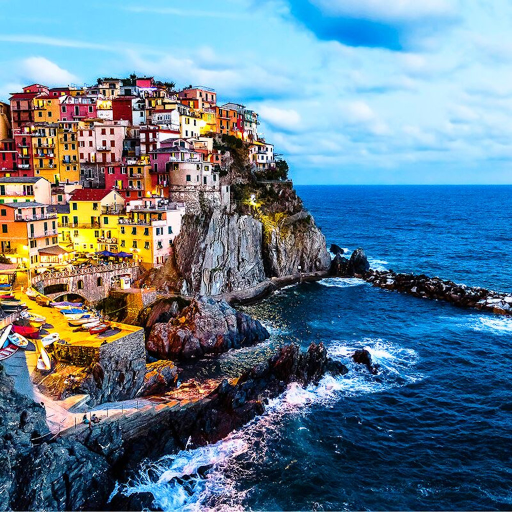
#> input picture Assignments/3/ColorPhotos/Sea.jpeg, 1024 x 1024 px (shown at 1/2 size)
$ python displayWLT.py ../ColorPhotos/Sea.jpeg
#> lines starting #> are read from the running program, lines starting #| are printed output that depends on the picture
### Assignments/3/code/HaarWaveletDenoise.py
import sys
import numpy as np
import matplotlib.pyplot as plt
import cv2


'''
  All Images are of power of 2
'''

def splitM(X):
  upper_half = np.hsplit(np.vsplit(X, 2)[0], 2)
  lower_half = np.hsplit(np.vsplit(X, 2)[1], 2)
  upper_left = upper_half[0]
  upper_right = upper_half[1]
  lower_left = lower_half[0]
  lower_right = lower_half[1]
  return([upper_left,upper_right,lower_left,lower_right])

def recombine(c11,c12,c21,c22):
  C = np.vstack([np.hstack([c11, c12]), np.hstack([c21, c22])])
  return(C)

def horizontal(X):
  hozHar = np.copy(X)
  size = int(X.shape[1]/2)
  for i in range(size):
    hozHar[:,i] = (X[:,2*i] + X[:,2*i + 1])/(2**0.5)
    hozHar[:,size + i] = (X[:,2*i] - X[:,2*i + 1])/(2**0.5)
  return(hozHar)

def vertical(X):
  vertHar = np.copy(X)
  size = int(X.shape[0]/2)
  for i in range(size):
    vertHar[i] = (X[2*i] + X[2*i + 1])/(2**0.5)
    vertHar[size + i] = (X[2*i] - X[2*i + 1])/(2**0.5)
  return(vertHar)

def HaarTransform(X):
  '''
    returns a  list of wavelet transform components
  '''
  VTransf = vertical(X)
  haartransf = horizontal(VTransf)
  return(splitM(haartransf))


# [30 lines left out: functions ihoztransform, ivertransform, inverseHaartransform, not called in this run]


def recTransform(X,level):
  size = min(X.shape[1],X.shape[0])
  if(size == 1 or level == 0):
    return(X)
  l = HaarTransform(X)
  return(recombine(recTransform(l[0],level-1) ,l[1],l[2],l[3]))


# [6 lines left out: function recInversetransform, not called in this run]


def scaleMat(X):
  maxE = np.amax(X)
  minE = np.amin(X)
  if (maxE - minE == 0):
    return(X/255.0) #just a choice
  return((X - minE)/(maxE - minE))


def displayable(X,level):
  size = min(X.shape[1],X.shape[0])
  if(size == 1 or level == 0):
    return(scaleMat(X))
  l = splitM(X)
  for i in range(1,4):
    l[i] = scaleMat(l[i])
  return(recombine(displayable(l[0],level-1),l[1],l[2],l[3]))


def visualise(X,level):
  Y = displayable(X,level)
  cv2.imshow('visualise Haar',Y)
  cv2.waitKey(0)
  cv2.destroyAllWindows()


def SNR(org,img):
  snr = 10*np.log10(np.amax(img**2,axis = None)/np.mean((org-img)**2,axis = None))
  return(snr)

# [33 lines of commented-out code are left out]

### Assignments/3/code/displayWLT.py
from HaarWaveletDenoise import *


img = cv2.imread(sys.argv[1],cv2.IMREAD_GRAYSCALE)
#> img: shape (1024, 1024); min 0, max 255, mean 118.7
img = img/255.0
trans =  recTransform(img,3)
#> after the loop in horizontal, `for i in range(size):`:
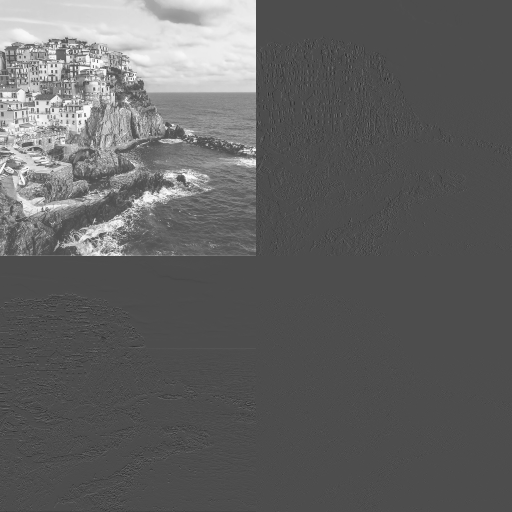
#> hozHar: shape (1024, 1024) float64 (shown at 1/2 size); min -0.873, max 2, mean 0.233; drawn with min black and max white
#> in splitM, `upper_half = np.hsplit(np.vsplit(X, 2)[0], 2)`: upper_half = 2 items
#> in recTransform, `l = HaarTransform(X)`: l = 4 items
#> after the loop in vertical (call 3), `for i in range(size):`:
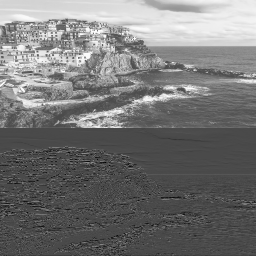
#> vertHar: shape (256, 256) float64; min -2.28, max 5.56, mean 1.32; drawn with min black and max white

visualise(trans,8)
#> the loop in displayable, `for i in range(1,4):` made 3 passes
#> (maxE in scaleMat, minE in scaleMat) on passes 1 to 3: (0.892, -0.873), (0.849, -0.798), (0.473, -0.522)
#> the loop in displayable (call 2), `for i in range(1,4):` made 3 passes
#> (maxE in scaleMat, minE in scaleMat) on passes 1 to 3: (1.6, -1.6), (1.57, -1.53), (0.983, -1.07)
#> in splitM (call 7), `upper_right = upper_half[1]`:
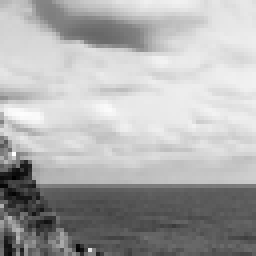
#> upper_right: shape (64, 64) float64 (shown 4 times larger); min 0.157, max 7.75, mean 5.32; drawn with min black and max white
#> in splitM (call 7), `lower_left = lower_half[0]`:
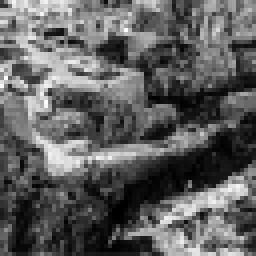
#> lower_left: shape (64, 64) float64 (shown 4 times larger); min 0.0279, max 7.73, mean 2.91; drawn with min black and max white
#> in splitM (call 7), `lower_right = lower_half[1]`:
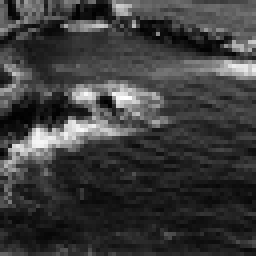
#> lower_right: shape (64, 64) float64 (shown 4 times larger); min 0.0868, max 7.78, mean 1.91; drawn with min black and max white
#> in splitM (call 8), `lower_right = lower_half[1]`:
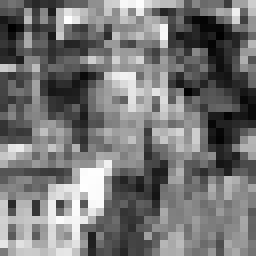
#> lower_right: shape (32, 32) float64 (shown 8 times larger); min 0.313, max 7.76, mean 3.75; drawn with min black and max white
#> in recombine (call 11), `C = np.vstack([np.hstack([c11, c12]), np.hstack([c21, c22])])`:
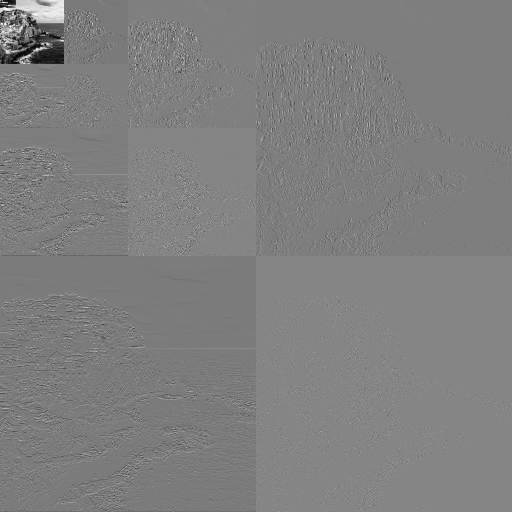
#> C: shape (1024, 1024) float64 (shown at 1/2 size); min 0, max 1, mean 0.501
# [4 lines of commented-out code are left out]

$ run again, on Assignments/3/ColorPhotos/moon.jpeg
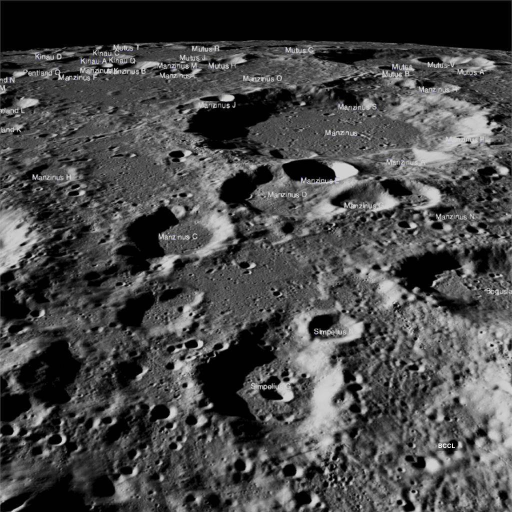
#> input picture Assignments/3/ColorPhotos/moon.jpeg, 1024 x 1024 px (shown at 1/2 size)
#> after the loop in horizontal, `for i in range(size):`:
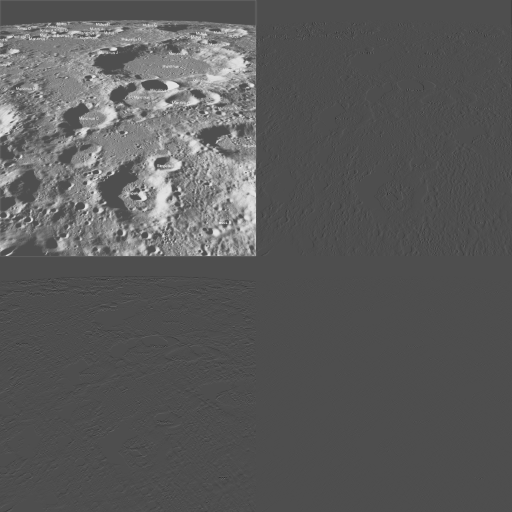
#> hozHar: shape (1024, 1024) float64 (shown at 1/2 size); min -0.855, max 1.94, mean 0.141; drawn with min black and max white
#> upper_half = 2 items
#> in recTransform, `l = HaarTransform(X)`: l = 4 items
#> upper_left: shape (256, 256) float64
#> upper_right: shape (256, 256) float64
#> lower_left: shape (256, 256) float64
#> lower_right: shape (256, 256) float64
#> upper_left: shape (128, 128) float64
#> upper_right: shape (128, 128) float64
#> lower_left: shape (128, 128) float64
#> lower_right: shape (128, 128) float64
#> C: shape (1024, 1024) float64
#> the loop in displayable, `for i in range(1,4):` made 3 passes
#> (maxE in scaleMat, minE in scaleMat) on passes 1 to 3: (0.716, -0.602), (0.761, -0.855), (0.335, -0.325)
#> the loop in displayable (call 2), `for i in range(1,4):` made 3 passes
#> (maxE in scaleMat, minE in scaleMat) on passes 1 to 3: (1.7, -1.2), (1.13, -1.14), (0.768, -0.744)
#> upper_left: shape (64, 64) float64
#> upper_right: shape (64, 64) float64
#> lower_left: shape (64, 64) float64
#> lower_right: shape (64, 64) float64
#> upper_left: shape (32, 32) float64
#> upper_right: shape (32, 32) float64
#> lower_left: shape (32, 32) float64
#> lower_right: shape (32, 32) float64
#> C: shape (32, 32) float64
#> C: shape (64, 64) float64
#> C: shape (128, 128) float64
#> C: shape (256, 256) float64
#> C: shape (512, 512) float64
#> in recombine (call 11), `C = np.vstack([np.hstack([c11, c12]), np.hstack([c21, c22])])`:
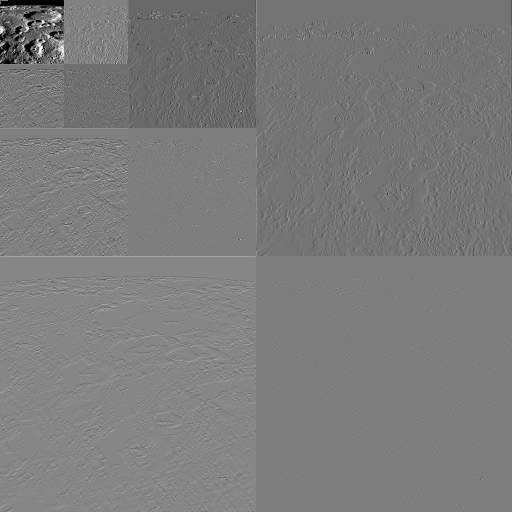
#> C: shape (1024, 1024) float64 (shown at 1/2 size); min 0, max 1, mean 0.485

$ run again, on Assignments/3/ColorPhotos/Bigbridge.png
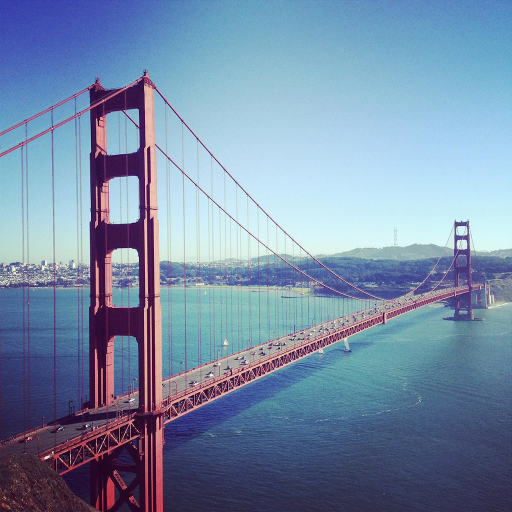
#> input picture Assignments/3/ColorPhotos/Bigbridge.png, 1024 x 1024 px (shown at 1/2 size)
#> after the loop in horizontal, `for i in range(size):`:
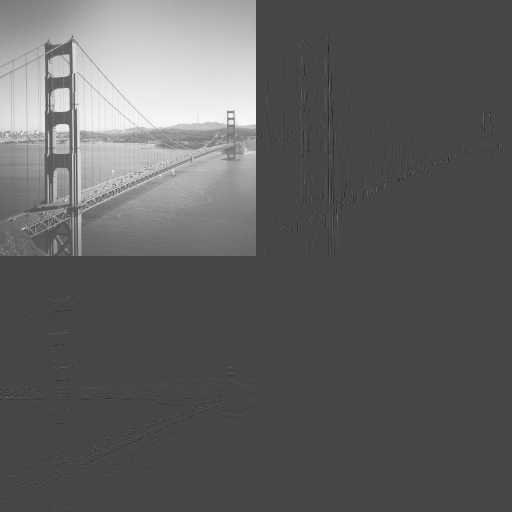
#> hozHar: shape (1024, 1024) float64 (shown at 1/2 size); min -0.751, max 1.97, mean 0.267; drawn with min black and max white
#> upper_half = 2 items
#> in recTransform, `l = HaarTransform(X)`: l = 4 items
#> upper_left: shape (256, 256) float64
#> upper_right: shape (256, 256) float64
#> lower_left: shape (256, 256) float64
#> lower_right: shape (256, 256) float64
#> upper_left: shape (128, 128) float64
#> upper_right: shape (128, 128) float64
#> lower_left: shape (128, 128) float64
#> lower_right: shape (128, 128) float64
#> C: shape (1024, 1024) float64
#> the loop in displayable, `for i in range(1,4):` made 3 passes
#> (maxE in scaleMat, minE in scaleMat) on passes 1 to 3: (0.749, -0.751), (0.878, -0.688), (0.504, -0.688)
#> the loop in displayable (call 2), `for i in range(1,4):` made 3 passes
#> (maxE in scaleMat, minE in scaleMat) on passes 1 to 3: (1.52, -1.31), (1.27, -1.22), (1.04, -0.997)
#> upper_left: shape (64, 64) float64
#> upper_right: shape (64, 64) float64
#> lower_left: shape (64, 64) float64
#> lower_right: shape (64, 64) float64
#> upper_left: shape (32, 32) float64
#> upper_right: shape (32, 32) float64
#> lower_left: shape (32, 32) float64
#> lower_right: shape (32, 32) float64
#> C: shape (32, 32) float64
#> C: shape (64, 64) float64
#> C: shape (128, 128) float64
#> C: shape (256, 256) float64
#> C: shape (512, 512) float64
#> in recombine (call 11), `C = np.vstack([np.hstack([c11, c12]), np.hstack([c21, c22])])`:
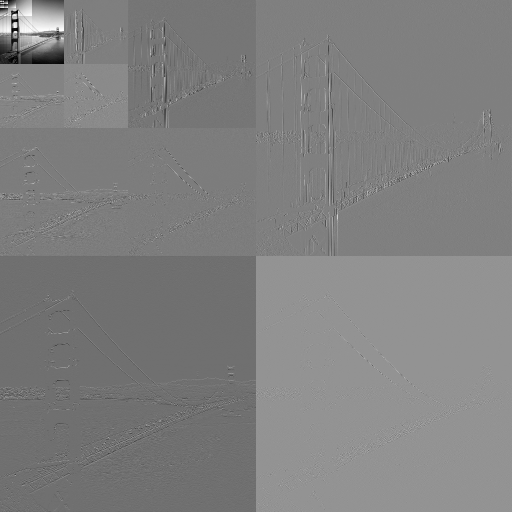
#> C: shape (1024, 1024) float64 (shown at 1/2 size); min 0, max 1, mean 0.502
